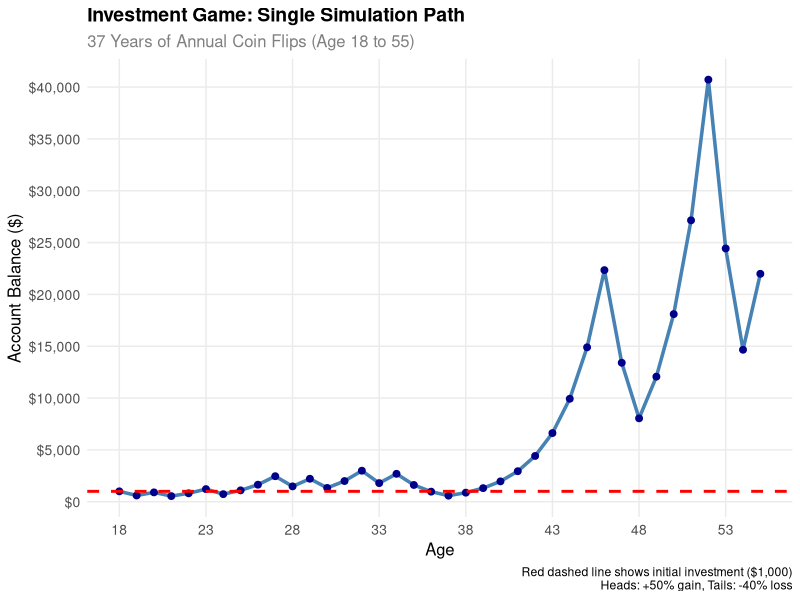
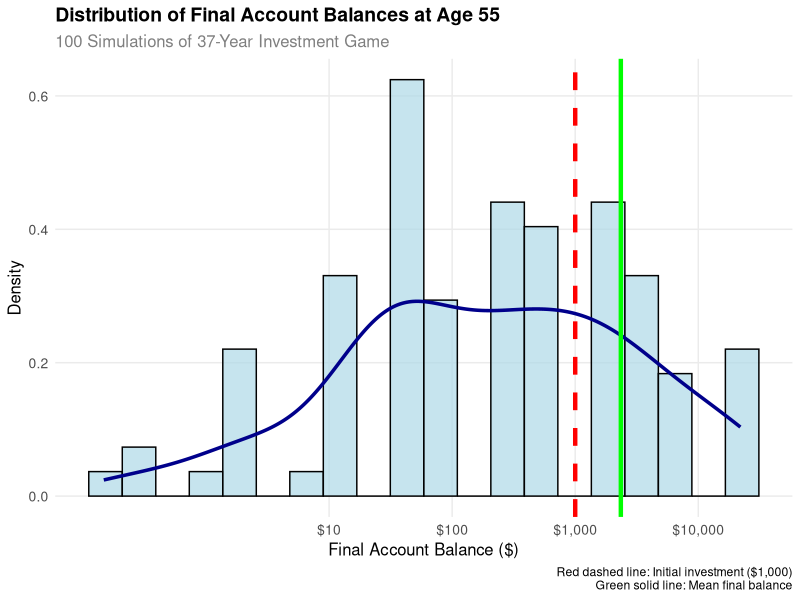
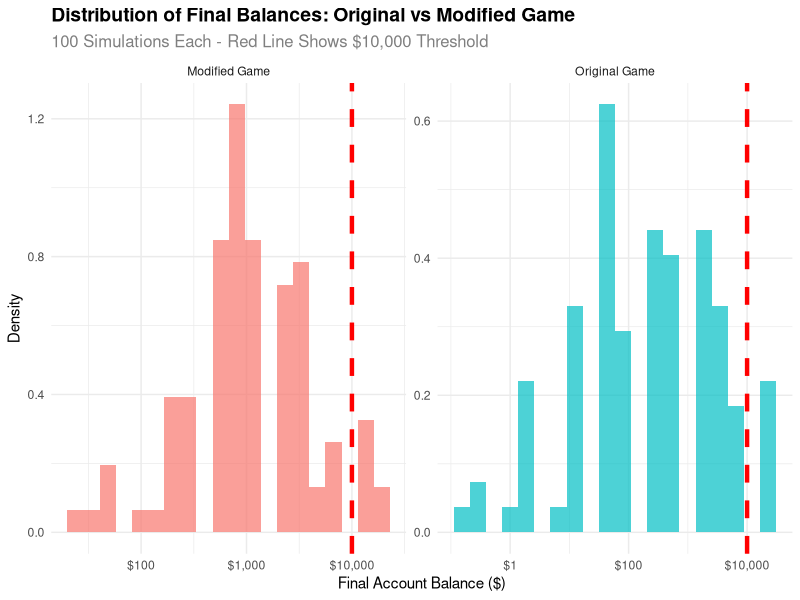
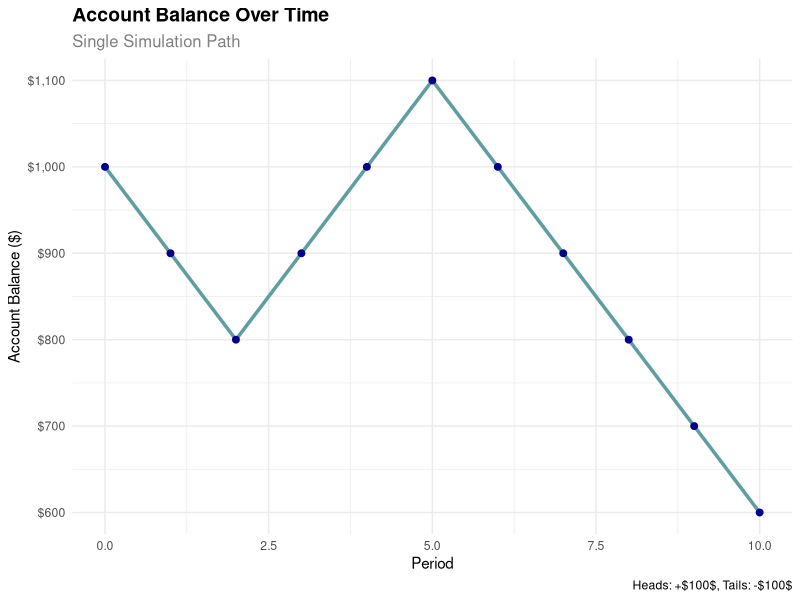
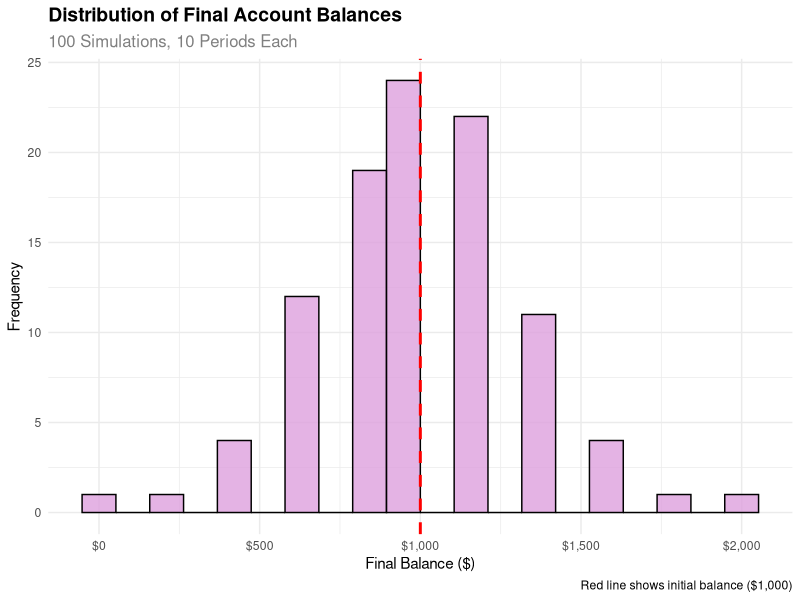

R code for these plots, in order:
## ---- chunk 1
#| label: expected-value-r
#| fig-cap: R calculation of expected value after 1 coin flip
#| echo: true

# Game parameters
initial_balance <- 1000
heads_multiplier <- 1.5  # +50% gain
tails_multiplier <- 0.6  # -40% loss
prob_heads <- 0.5
prob_tails <- 0.5

# Calculate possible outcomes
balance_heads <- initial_balance * heads_multiplier
balance_tails <- initial_balance * tails_multiplier

# Calculate expected value
expected_value <- prob_heads * balance_heads + prob_tails * balance_tails

# Display results
cat("Initial Balance: $", initial_balance, "\n")
cat("Balance if Heads (+50%): $", balance_heads, "\n")
cat("Balance if Tails (-40%): $", balance_tails, "\n")
cat("Probability of Heads: ", prob_heads, "\n")
cat("Probability of Tails: ", prob_tails, "\n")
cat("Expected Value: $", expected_value, "\n")
cat("Expected Gain/Loss: $", expected_value - initial_balance, "\n")
## ---- chunk 2
#| label: single-simulation-r
#| fig-cap: R single simulation of investment game over 37 years
#| echo: true

suppressPackageStartupMessages(library(tidyverse))
suppressPackageStartupMessages(library(ggplot2))

# Set seed for reproducibility
set.seed(123)

# Game parameters
initial_balance <- 1000
initial_age <- 18
final_age <- 55
n_years <- final_age - initial_age
heads_multiplier <- 1.5  # +50% gain
tails_multiplier <- 0.6  # -40% loss

# Simulate one complete path
simulate_investment_path <- function(initial_balance, n_years) {
  balance <- initial_balance
  path <- numeric(n_years + 1)
  path[1] <- initial_balance
  
  for (year in 1:n_years) {
    coin_flip <- rbinom(1, 1, 0.5)  # 1 = heads, 0 = tails
    if (coin_flip == 1) {
      balance <- balance * heads_multiplier  # +50% gain
    } else {
      balance <- balance * tails_multiplier  # -40% loss
    }
    path[year + 1] <- balance
  }
  
  return(path)
}

# Run single simulation
simulation_path <- simulate_investment_path(initial_balance, n_years)

# Create data frame for plotting
simulation_data <- tibble(
  age = initial_age:final_age,
  balance = simulation_path,
  year = 0:n_years
)

# Create the plot
p <- ggplot(simulation_data, aes(x = age, y = balance)) +
  geom_line(color = "steelblue", linewidth = 1.2) +
  geom_point(color = "darkblue", size = 2) +
  geom_hline(yintercept = initial_balance, color = "red", linetype = "dashed", linewidth = 1) +
  labs(
    title = "Investment Game: Single Simulation Path",
    subtitle = paste("37 Years of Annual Coin Flips (Age 18 to 55)"),
    x = "Age",
    y = "Account Balance ($)",
    caption = "Red dashed line shows initial investment ($1,000)\nHeads: +50% gain, Tails: -40% loss"
  ) +
  scale_y_continuous(
    labels = scales::dollar_format(),
    breaks = seq(0, max(simulation_data$balance) * 1.2, by = 5000)
  ) +
  scale_x_continuous(breaks = seq(18, 55, by = 5)) +
  theme_minimal() +
  theme(
    plot.title = element_text(size = 14, face = "bold"),
    plot.subtitle = element_text(size = 12, color = "gray50"),
    axis.title = element_text(size = 12),
    axis.text = element_text(size = 10),
    panel.grid.minor = element_blank()
  )

# Display the plot
print(p)

# Summary statistics
final_balance <- simulation_data$balance[nrow(simulation_data)]
total_return <- (final_balance - initial_balance) / initial_balance * 100
max_balance <- max(simulation_data$balance)
min_balance <- min(simulation_data$balance)

cat("\n=== SIMULATION SUMMARY ===\n")
cat("Initial Balance (Age 18): $", format(initial_balance, big.mark = ","), "\n")
cat("Final Balance (Age 55): $", format(final_balance, big.mark = ","), "\n")
cat("Total Return: ", round(total_return, 1), "%\n")
cat("Maximum Balance: $", format(max_balance, big.mark = ","), "\n")
cat("Minimum Balance: $", format(min_balance, big.mark = ","), "\n")
cat("Years with gains: ", sum(diff(simulation_data$balance) > 0), "\n")
cat("Years with losses: ", sum(diff(simulation_data$balance) < 0), "\n")
## ---- chunk 3
#| label: multiple-simulations-r
#| fig-cap: R distribution of final balances from 100 simulations
#| echo: true

suppressPackageStartupMessages(library(tidyverse))
suppressPackageStartupMessages(library(ggplot2))

# Set seed for reproducibility
set.seed(456)

# Game parameters
initial_balance <- 1000
initial_age <- 18
final_age <- 55
n_years <- final_age - initial_age
n_simulations <- 100
heads_multiplier <- 1.5  # +50% gain
tails_multiplier <- 0.6  # -40% loss

# Function to simulate one complete path and return final balance
simulate_final_balance <- function(initial_balance, n_years) {
  balance <- initial_balance
  
  for (year in 1:n_years) {
    coin_flip <- rbinom(1, 1, 0.5)  # 1 = heads, 0 = tails
    if (coin_flip == 1) {
      balance <- balance * heads_multiplier  # +50% gain
    } else {
      balance <- balance * tails_multiplier  # -40% loss
    }
  }
  
  return(balance)
}

# Run 100 simulations
final_balances <- replicate(n_simulations, simulate_final_balance(initial_balance, n_years))

# Create data frame for analysis
simulation_results <- tibble(
  simulation = 1:n_simulations,
  final_balance = final_balances
)

# Create histogram with density overlay
p <- ggplot(simulation_results, aes(x = final_balance)) +
  geom_histogram(aes(y = after_stat(density)), bins = 20, 
                 fill = "lightblue", alpha = 0.7, color = "black") +
  geom_density(color = "darkblue", linewidth = 1.2) +
  geom_vline(xintercept = initial_balance, color = "red", linetype = "dashed", linewidth = 1.5,
             label = "Initial Investment") +
  geom_vline(xintercept = mean(final_balances), color = "green", linetype = "solid", linewidth = 1.5,
             label = "Mean Final Balance") +
  labs(
    title = "Distribution of Final Account Balances at Age 55",
    subtitle = paste("100 Simulations of 37-Year Investment Game"),
    x = "Final Account Balance ($)",
    y = "Density",
    caption = "Red dashed line: Initial investment ($1,000)\nGreen solid line: Mean final balance"
  ) +
  scale_x_continuous(
    labels = scales::dollar_format(),
    trans = "log10",
    breaks = c(10, 100, 1000, 10000, 100000)
  ) +
  theme_minimal() +
  theme(
    plot.title = element_text(size = 14, face = "bold"),
    plot.subtitle = element_text(size = 12, color = "gray50"),
    axis.title = element_text(size = 12),
    axis.text = element_text(size = 10),
    panel.grid.minor = element_blank()
  )

# Display the plot
print(p)

# Summary statistics
mean_balance <- mean(final_balances)
median_balance <- median(final_balances)
sd_balance <- sd(final_balances)
min_balance <- min(final_balances)
max_balance <- max(final_balances)
prob_above_initial <- mean(final_balances > initial_balance)
prob_above_10000 <- mean(final_balances > 10000)

cat("\n=== 100 SIMULATIONS SUMMARY ===\n")
cat("Initial Investment: $", format(initial_balance, big.mark = ","), "\n")
cat("Mean Final Balance: $", format(mean_balance, big.mark = ",", digits = 2), "\n")
cat("Median Final Balance: $", format(median_balance, big.mark = ",", digits = 2), "\n")
cat("Standard Deviation: $", format(sd_balance, big.mark = ",", digits = 2), "\n")
cat("Minimum Final Balance: $", format(min_balance, big.mark = ",", digits = 2), "\n")
cat("Maximum Final Balance: $", format(max_balance, big.mark = ",", digits = 2), "\n")
cat("Probability > $1,000: ", round(prob_above_initial * 100, 1), "%\n")
cat("Probability > $10,000: ", round(prob_above_10000 * 100, 1), "%\n")
cat("Expected Value (1 year): $", format(initial_balance * 1.05, big.mark = ","), "\n")
cat("Expected Value (37 years): $", format(initial_balance * (1.05^37), big.mark = ",", digits = 2), "\n")
## ---- chunk 4
#| label: probability-analysis-r
#| fig-cap: R probability analysis of final balances
#| echo: true

# Use the same simulation results from the previous analysis
# (This assumes the previous code chunk was run)

# Calculate probability of ending above $1,000
prob_above_1000 <- mean(final_balances > 1000)

# Calculate additional probability thresholds
prob_above_500 <- mean(final_balances > 500)
prob_above_2000 <- mean(final_balances > 2000)
prob_above_5000 <- mean(final_balances > 5000)
prob_above_10000 <- mean(final_balances > 10000)

# Calculate percentiles
percentiles <- quantile(final_balances, probs = c(0.1, 0.25, 0.5, 0.75, 0.9, 0.95, 0.99))

cat("\n=== PROBABILITY ANALYSIS ===\n")
cat("Probability > $500: ", round(prob_above_500 * 100, 1), "%\n")
cat("Probability > $1,000: ", round(prob_above_1000 * 100, 1), "%\n")
cat("Probability > $2,000: ", round(prob_above_2000 * 100, 1), "%\n")
cat("Probability > $5,000: ", round(prob_above_5000 * 100, 1), "%\n")
cat("Probability > $10,000: ", round(prob_above_10000 * 100, 1), "%\n")

cat("\n=== PERCENTILE ANALYSIS ===\n")
cat("10th Percentile: $", format(percentiles[1], big.mark = ",", digits = 2), "\n")
cat("25th Percentile: $", format(percentiles[2], big.mark = ",", digits = 2), "\n")
cat("50th Percentile (Median): $", format(percentiles[3], big.mark = ",", digits = 2), "\n")
cat("75th Percentile: $", format(percentiles[4], big.mark = ",", digits = 2), "\n")
cat("90th Percentile: $", format(percentiles[5], big.mark = ",", digits = 2), "\n")
cat("95th Percentile: $", format(percentiles[6], big.mark = ",", digits = 2), "\n")
cat("99th Percentile: $", format(percentiles[7], big.mark = ",", digits = 2), "\n")

# Create a probability summary table
prob_summary <- tibble(
  Threshold = c("$500", "$1,000", "$2,000", "$5,000", "$10,000"),
  Probability = c(prob_above_500, prob_above_1000, prob_above_2000, prob_above_5000, prob_above_10000),
  Percentage = round(c(prob_above_500, prob_above_1000, prob_above_2000, prob_above_5000, prob_above_10000) * 100, 1)
)

cat("\n=== PROBABILITY SUMMARY TABLE ===\n")
print(prob_summary)
## ---- chunk 5
#| label: strategy-comparison-r
#| fig-cap: R comparison of original vs modified game strategies
#| echo: true

suppressPackageStartupMessages(library(tidyverse))
suppressPackageStartupMessages(library(ggplot2))

# Set seed for reproducibility
set.seed(789)

# Game parameters
initial_balance <- 1000
initial_age <- 18
final_age <- 55
n_years <- final_age - initial_age
n_simulations <- 100

# Function to simulate modified game strategy
simulate_modified_game <- function(initial_balance, n_years) {
  balance <- initial_balance
  
  for (year in 1:n_years) {
    # Calculate bet (50% of current balance)
    bet <- balance * 0.5
    
    # Coin flip
    coin_flip <- rbinom(1, 1, 0.5)  # 1 = heads, 0 = tails
    
    if (coin_flip == 1) {
      # Heads: bet increases by 50%
      bet_outcome <- bet * 1.5
    } else {
      # Tails: bet decreases by 40%
      bet_outcome <- bet * 0.6
    }
    
    # New balance = safe 50% + bet outcome
    balance <- (balance - bet) + bet_outcome
  }
  
  return(balance)
}

# Run 100 simulations for modified game
modified_final_balances <- replicate(n_simulations, simulate_modified_game(initial_balance, n_years))

# Calculate probabilities for modified game
prob_modified_above_1000 <- mean(modified_final_balances > 1000)
prob_modified_above_10000 <- mean(modified_final_balances > 10000)

# Get original game probabilities (from previous analysis)
prob_original_above_1000 <- mean(final_balances > 1000)
prob_original_above_10000 <- mean(final_balances > 10000)

# Create comparison data frame
comparison_data <- tibble(
  Strategy = c("Original Game", "Modified Game"),
  Prob_Above_1000 = c(prob_original_above_1000, prob_modified_above_1000),
  Prob_Above_10000 = c(prob_original_above_10000, prob_modified_above_10000),
  Mean_Final_Balance = c(mean(final_balances), mean(modified_final_balances)),
  Median_Final_Balance = c(median(final_balances), median(modified_final_balances))
)

# Create side-by-side histogram
combined_data <- tibble(
  Strategy = c(rep("Original Game", n_simulations), rep("Modified Game", n_simulations)),
  Final_Balance = c(final_balances, modified_final_balances)
)

p <- ggplot(combined_data, aes(x = Final_Balance, fill = Strategy)) +
  geom_histogram(aes(y = after_stat(density)), bins = 20, alpha = 0.7, position = "identity") +
  geom_vline(xintercept = 10000, color = "red", linetype = "dashed", linewidth = 1.5) +
  facet_wrap(~ Strategy, scales = "free") +
  labs(
    title = "Distribution of Final Balances: Original vs Modified Game",
    subtitle = "100 Simulations Each - Red Line Shows $10,000 Threshold",
    x = "Final Account Balance ($)",
    y = "Density"
  ) +
  scale_x_continuous(
    labels = scales::dollar_format(),
    trans = "log10"
  ) +
  theme_minimal() +
  theme(
    plot.title = element_text(size = 14, face = "bold"),
    plot.subtitle = element_text(size = 12, color = "gray50"),
    legend.position = "none"
  )

print(p)

# Summary statistics
cat("\n=== STRATEGY COMPARISON RESULTS ===\n")
cat("Original Game:\n")
cat("  Probability > $1,000: ", round(prob_original_above_1000 * 100, 1), "%\n")
cat("  Probability > $10,000: ", round(prob_original_above_10000 * 100, 1), "%\n")
cat("  Mean Final Balance: $", format(mean(final_balances), big.mark = ",", digits = 2), "\n")
cat("  Median Final Balance: $", format(median(final_balances), big.mark = ",", digits = 2), "\n")

cat("\nModified Game:\n")
cat("  Probability > $1,000: ", round(prob_modified_above_1000 * 100, 1), "%\n")
cat("  Probability > $10,000: ", round(prob_modified_above_10000 * 100, 1), "%\n")
cat("  Mean Final Balance: $", format(mean(modified_final_balances), big.mark = ",", digits = 2), "\n")
cat("  Median Final Balance: $", format(median(modified_final_balances), big.mark = ",", digits = 2), "\n")

cat("\n=== COMPARISON TABLE ===\n")
print(comparison_data)

# Answer the specific question
cat("\n=== ANSWER TO QUESTION 6 ===\n")
cat("Probability > $10,000 in Modified Game: ", round(prob_modified_above_10000 * 100, 1), "%\n")
cat("Probability > $10,000 in Original Game: ", round(prob_original_above_10000 * 100, 1), "%\n")

if (prob_modified_above_10000 > prob_original_above_10000) {
  cat("The probability is HIGHER in the modified game.\n")
} else {
  cat("The probability is LOWER in the modified game.\n")
}
## ---- chunk 6
#| label: simple-sim-r
#| fig-cap: R simulation of coin flip game
#| echo: true

suppressPackageStartupMessages(library(tidyverse))

# Set seed for reproducibility
set.seed(123)

# Number of simulations
n_sims <- 10

# Create simulation data
sim_data <- tibble(
  sim_num = 1:n_sims,
  coin_flip = rbinom(n = n_sims, size = 1, prob = 0.5)
) %>%
  mutate(
    winnings = if_else(coin_flip == 1, 100, -100)
  )

# Display results
sim_data
## ---- chunk 7
#| label: timeseries-sim-r
#| fig-cap: R time-series simulation of account balance
#| echo: true

suppressPackageStartupMessages(library(tidyverse))
suppressPackageStartupMessages(library(ggplot2))

# Set seed for reproducibility
set.seed(456)

# Parameters
initial_balance <- 1000
n_periods <- 10
n_sims <- 1  # Start with one simulation

# Simulate one path
simulate_path <- function(initial, periods) {
  balance <- initial
  path <- numeric(periods + 1)
  path[1] <- initial
  
  for (i in 1:periods) {
    coin_flip <- rbinom(1, 1, 0.5)
    if (coin_flip == 1) {
      balance <- balance + 100
    } else {
      balance <- balance - 100
    }
    path[i + 1] <- balance
  }
  
  return(path)
}

# Run simulation
time_series_data <- tibble(
  period = 0:n_periods,
  balance = simulate_path(initial_balance, n_periods)
)

# Create time series plot
ggplot(time_series_data, aes(x = period, y = balance)) +
  geom_line(color = "cadetblue", linewidth = 1.2) +
  geom_point(color = "darkblue", size = 2) +
  labs(
    title = "Account Balance Over Time",
    subtitle = "Single Simulation Path",
    x = "Period",
    y = "Account Balance ($)",
    caption = "Heads: +$100$, Tails: -$100$"
  ) +
  scale_y_continuous(labels = scales::dollar_format()) +
  theme_minimal() +
  theme(
    plot.title = element_text(size = 14, face = "bold"),
    plot.subtitle = element_text(size = 12, color = "gray50")
  )

# Show the data
time_series_data
## ---- chunk 8
#| label: distribution-sim-r
#| fig-cap: R probability distribution of final balances
#| echo: true

suppressPackageStartupMessages(library(tidyverse))
suppressPackageStartupMessages(library(ggplot2))

# Set seed for reproducibility
set.seed(789)

# Parameters
initial_balance <- 1000
n_periods <- 10
n_sims <- 100  # Multiple simulations

# Simulate multiple paths
simulate_final_balance <- function(initial, periods) {
  balance <- initial
  for (i in 1:periods) {
    coin_flip <- rbinom(1, 1, 0.5)
    if (coin_flip == 1) {
      balance <- balance + 100  # $100 gain
    } else {
      balance <- balance - 100  # $100 loss
    }
  }
  return(balance)
}

# Run multiple simulations
final_balances <- replicate(n_sims, simulate_final_balance(initial_balance, n_periods))

# Create data frame
distribution_data <- tibble(
  sim_num = 1:n_sims,
  final_balance = final_balances
)

# Create histogram
ggplot(distribution_data, aes(x = final_balance)) +
  geom_histogram(bins = 20, fill = "plum", alpha = 0.8, color = "black") +
  geom_vline(xintercept = initial_balance, color = "red", linetype = "dashed", linewidth = 1) +
  labs(
    title = "Distribution of Final Account Balances",
    subtitle = paste("100 Simulations,", n_periods, "Periods Each"),
    x = "Final Balance ($)",
    y = "Frequency",
    caption = "Red line shows initial balance ($1,000)"
  ) +
  scale_x_continuous(labels = scales::dollar_format()) +
  theme_minimal() +
  theme(
    plot.title = element_text(size = 14, face = "bold"),
    plot.subtitle = element_text(size = 12, color = "gray50")
  )

# Summary statistics
summary_stats <- distribution_data %>%
  summarise(
    mean_balance = mean(final_balance),
    median_balance = median(final_balance),
    prob_above_initial = mean(final_balance > initial_balance)
  )

print("Summary Statistics:")
summary_stats
